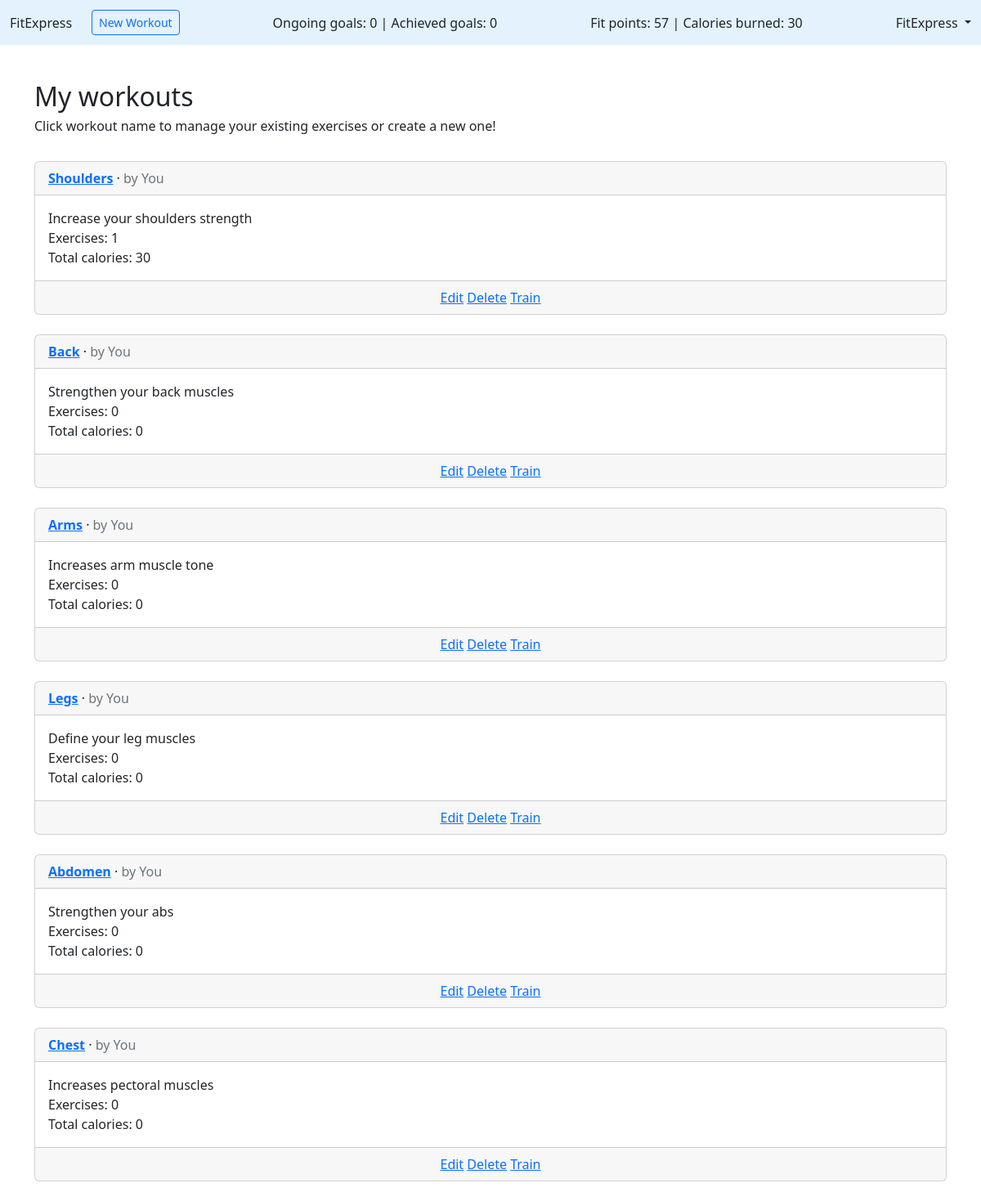
Before: /workouts/myworkouts/ (signed in) with the older database file.
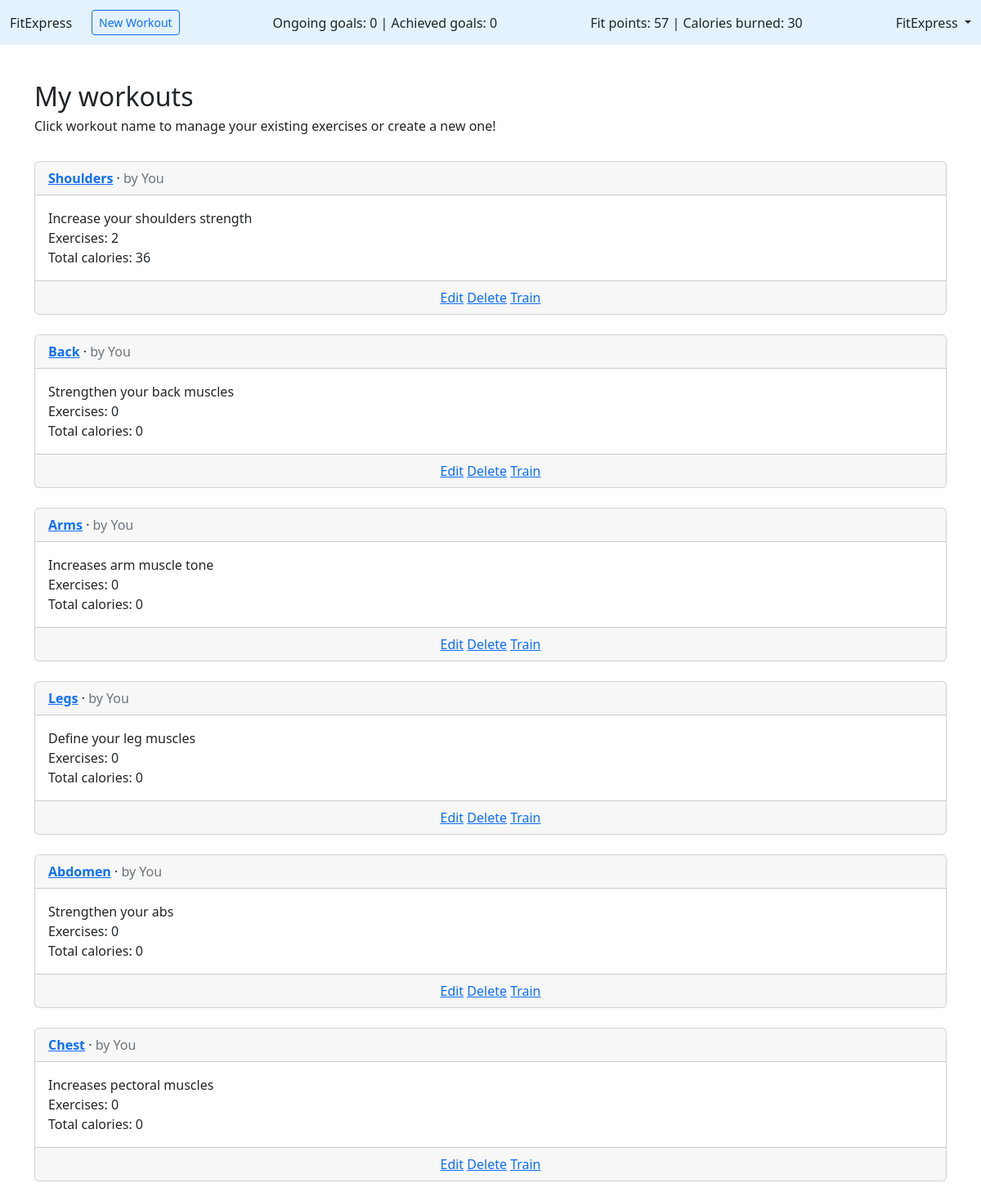
After: the same page with the newer database file.
### workouts/models.py (models this page shows, shortened)
class Workout(models.Model):
    title = models.CharField(max_length=255)
    description = models.TextField()
    exercise_num = models.PositiveIntegerField(default=0)
    last_training_date = models.DateField(null=True, blank=True)
    kcal = models.PositiveIntegerField(default=0)
    author = models.ForeignKey(
        settings.AUTH_USER_MODEL,
        on_delete=models.CASCADE,
    )

### workouts/views.py (the view)
# urls.py: path("myworkouts/", WorkoutListView.as_view(), name="workoutlist"),
class WorkoutListView(LoginRequiredMixin, ListView):
    model = Workout
    template_name = "workout_list.html"
    ordering = ['-last_training_date']

### templates/workout_list.html (shortened to what this page needs)
{% extends "base_workout.html" %}
{% block content %}
<h2>My workouts</h2>
<h6>Click workout name to manage your existing exercises or create a new one!</h6>
<br>
{% for workout in workout_list %}
{% if workout.author.pk == request.user.pk %}
<div class="card">
  <div class="card-header">
    <span class="fw-bold">
      <a href="{% url 'workoutexercises' workout.pk %}">{{ workout.title }}</a>
    </span> &middot;
    <span class="text-muted">by You
  </div>
  <div class="card-body">
    {{ workout.description }}
    <br>
    Exercises: {{ workout.exercise_num }}
    <br>
    Total calories: {{ workout.kcal }}
  </div>
  <div class="card-footer text-center text-muted">
    {% if workout.author.pk == request.user.pk %}
    <a href="{% url 'workoutedit' workout.pk %}">Edit</a>
    <a href="{% url 'workoutdelete' workout.pk %}">Delete</a>
    <a href="{% url 'workouttrain' workout.pk %}">Train</a>
    {% endif %}
  </div>
</div>
<br />
{% endif %}
{% endfor %}
{% endblock content %}

Changed rows visible on the page:
changed Workout "Shoulders": exercise_num "1" → "2"; kcal "30" → "36"
